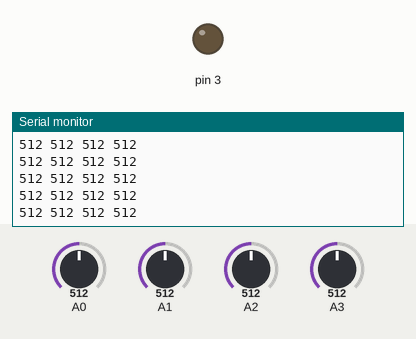
Recording of a sketch running on a simulated Arduino Uno, built for the host (arithmetic inside an expression is 32-bit, double 64-bit). Shown: output pins drawn as LEDs (lit = HIGH), the last lines printed to the serial monitor. The inputs (shaded band) are chosen by the test bench; at power-on: A0 = 512, A1 = 512, A2 = 512, A3 = 512.

Above: at 1.2 s.
1.3 s: A0 set to 107
At 2.0 s:
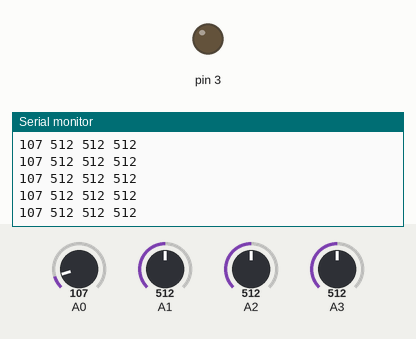
4.3 s: A0 set to 89
At 5.1 s:
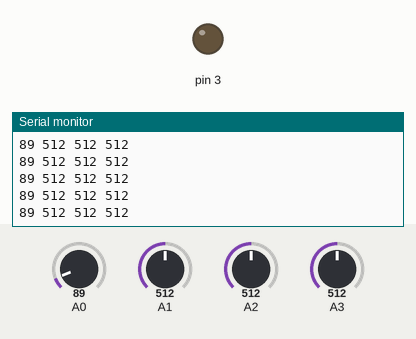
7.3 s: A1 set to 110
At 8.2 s:
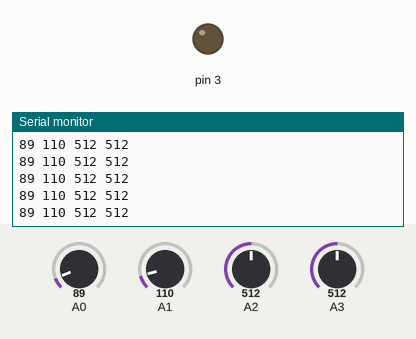
8.8 s: A1 set to 89
At 9.7 s:
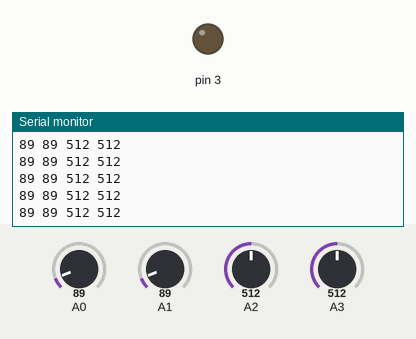
Timing chart, 0 to 11.3 s (numbered marks = the images above; inputs shaded):
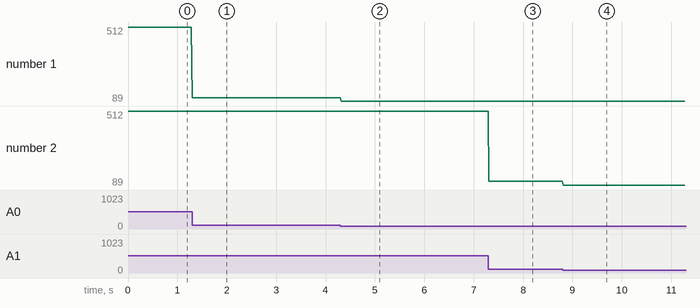

The sketch:

serial-logger.ino
```cpp
const int piezoA = PIN_PC0;
const int piezoB = PIN_PC1;
const int piezoC = PIN_PC2;
const int piezoD = PIN_PC3;

const int builtinLed = PIN_PD3;

void setup(){
  pinMode(piezoA, INPUT);
  pinMode(piezoB, INPUT);
  pinMode(piezoC, INPUT);
  pinMode(piezoD, INPUT);
  pinMode(builtinLed, OUTPUT);

  Serial.begin(9600);
  digitalWrite(builtinLed, LOW);
}

void loop(){
  Serial.print(analogRead(piezoA));
  Serial.print(" ");
  Serial.print(analogRead(piezoB));
  Serial.print(" ");
  Serial.print(analogRead(piezoC));
  Serial.print(" ");
  Serial.print(analogRead(piezoD));
  Serial.println(" ");
}
```

Measured:
- after the input at 1.3 s, the serial monitor: prints a new line at once (image 1)
- after the input at 4.3 s, the serial monitor: prints a new line at once (image 2)
- after the input at 7.3 s, the serial monitor: prints a new line at once (image 3)
- after the input at 8.8 s, the serial monitor: prints a new line at once (image 4)
- plotted number 1: 512 → 107 after the input at 1.3 s, 107 → 89 after the input at 4.3 s
- plotted number 2: 512 → 110 after the input at 7.3 s
